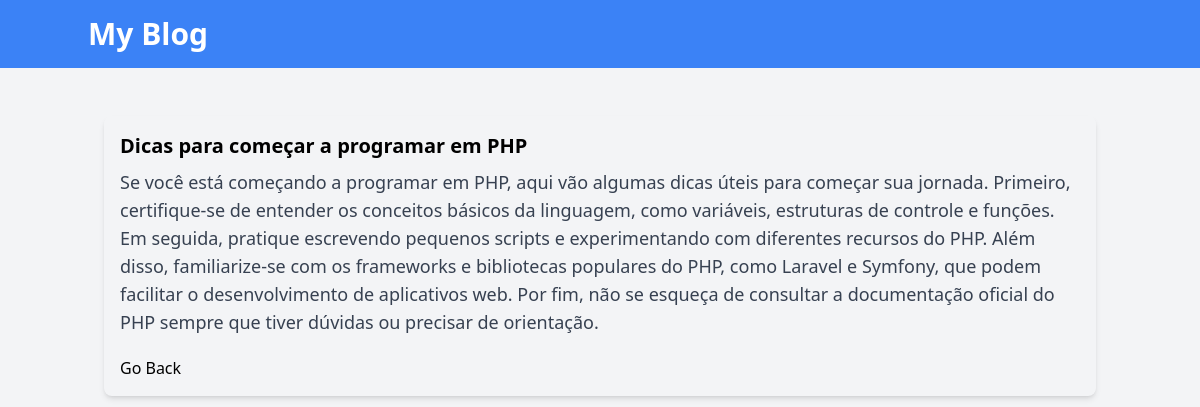
The page /post.php?id=1 on the database its author committed.
### tables this page shows
CREATE TABLE posts(
	id INT NOT NULL AUTO_INCREMENT PRIMARY KEY,
    title VARCHAR(255) NOT NULL,
    body TEXT NOT NULL,
    created_at TIMESTAMP DEFAULT CURRENT_TIMESTAMP
);

### database.php (called while the page is built, shortened)
<?php
function connect() {
    $host = 'localhost';
    $port = 'localhost';
    $dbName = 'blog';
    $user = 'root';
    $pw = 'root';
try {
    $pdo = new \PDO("mysql:{$host};port={$port};dbname={$dbName};charset=utf8", $user, $pw);
    $pdo->setAttribute(PDO::ATTR_ERRMODE, PDO::ERRMODE_EXCEPTION);
    $pdo->setAttribute(PDO::ATTR_DEFAULT_FETCH_MODE, PDO::FETCH_OBJ);
    return $pdo;
} catch(PDOException $e) {
    echo "Connection Feiled " . $e->getMessage();
}
}
function singlePost($table, $field, $value) {
    $pdo = connect();
    $sql = "SELECT * FROM {$table} WHERE {$field} = :{$field}";
    $post = $pdo->prepare($sql);
    $post->bindParam($field, $value);
    $post->execute();
    return $post->fetch();
}

### post.php (the view, shortened to what this page needs)
<?php
require 'database.php';
if(isset($_GET['id'])) {
$id = filter_input(INPUT_GET, 'id', FILTER_SANITIZE_NUMBER_INT);
}
$post = singlePost('posts', 'id', $id);
?>
<!DOCTYPE html>
<html lang="en">
<head>
  <script src="https://cdn.tailwindcss.com"></script>
</head>
<body class="bg-gray-100">
  <header class="bg-blue-500 text-white p-4">
    <div class="container mx-auto">
      <h1 class="text-3xl font-semibold">My Blog</h1>
    </div>
  </header>
  <div class="container mx-auto p-4 mt-4">
    <div class="md my-4">
      <div class="rounded-lg shadow-md">
        <div class="p-4">
          <h2 class="text-xl font-semibold"><?= $post->title?></h2>
          <p class="text-gray-700 text-lg mt-2 mb-5"><?=$post->body?></p>
          <a href="index.php">Go Back</a>
        </div>
      </div>
    </div>
  </div>
</body>
</html>

### rows shown on the page
posts: title "Dicas para começar a programar em PHP", body "Se você está começando a programar em PHP, aqui vão algumas dicas úteis para começar sua jornada. Primeiro, certifique-se de entender os conceitos básicos da linguagem, como variáveis, estruturas de controle e funções. Em seguida, pratique escrevendo pequenos scripts e experimentando com diferentes recursos do PHP. Além disso, familiarize-se com os frameworks e bibliotecas populares do PHP, como Laravel e Symfony, que podem facilitar o desenvolvimento de aplicativos web. Por fim, não se esqueça de consultar a documentação oficial do PHP sempre que tiver dúvidas ou precisar de orientação."
